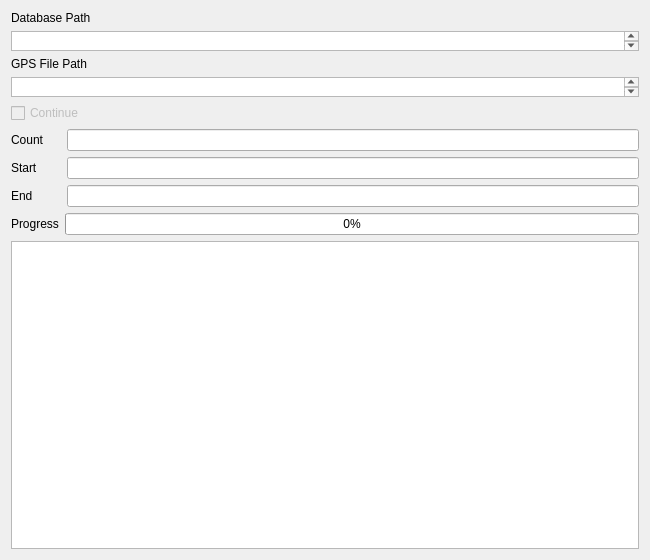
<?xml version="1.0" encoding="UTF-8"?>
<ui version="4.0">
 <class>GeoJSONStagingUploadWnd</class>
 <widget class="QWidget" name="GeoJSONStagingUploadWnd">
  <property name="geometry">
   <rect>
    <x>0</x>
    <y>0</y>
    <width>650</width>
    <height>560</height>
   </rect>
  </property>
  <property name="windowTitle">
   <string>Update GeoJSON</string>
  </property>
  <layout class="QVBoxLayout" name="verticalLayout_2">
   <item>
    <layout class="QVBoxLayout" name="verticalLayout_3">
     <property name="sizeConstraint">
      <enum>QLayout::SetDefaultConstraint</enum>
     </property>
     <item>
      <widget class="QLabel" name="label_2">
       <property name="text">
        <string>Database Path</string>
       </property>
      </widget>
     </item>
     <item>
      <widget class="QTextEdit" name="dbPathEdt">
       <property name="sizePolicy">
        <sizepolicy hsizetype="Expanding" vsizetype="Fixed">
         <horstretch>0</horstretch>
         <verstretch>0</verstretch>
        </sizepolicy>
       </property>
       <property name="maximumSize">
        <size>
         <width>16777215</width>
         <height>20</height>
        </size>
       </property>
       <property name="readOnly">
        <bool>true</bool>
       </property>
      </widget>
     </item>
    </layout>
   </item>
   <item>
    <layout class="QVBoxLayout" name="verticalLayout">
     <item>
      <widget class="QLabel" name="label">
       <property name="sizePolicy">
        <sizepolicy hsizetype="Preferred" vsizetype="Preferred">
         <horstretch>0</horstretch>
         <verstretch>0</verstretch>
        </sizepolicy>
       </property>
       <property name="text">
        <string>GPS File Path</string>
       </property>
      </widget>
     </item>
     <item>
      <widget class="QTextEdit" name="gpsPathEdt">
       <property name="sizePolicy">
        <sizepolicy hsizetype="Expanding" vsizetype="Fixed">
         <horstretch>0</horstretch>
         <verstretch>0</verstretch>
        </sizepolicy>
       </property>
       <property name="maximumSize">
        <size>
         <width>16777215</width>
         <height>20</height>
        </size>
       </property>
       <property name="readOnly">
        <bool>true</bool>
       </property>
      </widget>
     </item>
    </layout>
   </item>
   <item>
    <layout class="QHBoxLayout" name="horizontalLayout">
     <item>
      <widget class="QCheckBox" name="continueChkBox">
       <property name="enabled">
        <bool>false</bool>
       </property>
       <property name="text">
        <string>Continue</string>
       </property>
       <property name="checkable">
        <bool>true</bool>
       </property>
      </widget>
     </item>
    </layout>
   </item>
   <item>
    <layout class="QHBoxLayout" name="horizontalLayout_2">
     <item>
      <widget class="QLabel" name="label_3">
       <property name="sizePolicy">
        <sizepolicy hsizetype="Fixed" vsizetype="Preferred">
         <horstretch>0</horstretch>
         <verstretch>0</verstretch>
        </sizepolicy>
       </property>
       <property name="minimumSize">
        <size>
         <width>50</width>
         <height>0</height>
        </size>
       </property>
       <property name="maximumSize">
        <size>
         <width>50</width>
         <height>16777215</height>
        </size>
       </property>
       <property name="text">
        <string>Count</string>
       </property>
      </widget>
     </item>
     <item>
      <widget class="QLineEdit" name="countEdt">
       <property name="readOnly">
        <bool>true</bool>
       </property>
      </widget>
     </item>
    </layout>
   </item>
   <item>
    <layout class="QHBoxLayout" name="horizontalLayout_3">
     <item>
      <widget class="QLabel" name="label_4">
       <property name="sizePolicy">
        <sizepolicy hsizetype="Fixed" vsizetype="Preferred">
         <horstretch>0</horstretch>
         <verstretch>0</verstretch>
        </sizepolicy>
       </property>
       <property name="minimumSize">
        <size>
         <width>50</width>
         <height>0</height>
        </size>
       </property>
       <property name="maximumSize">
        <size>
         <width>50</width>
         <height>16777215</height>
        </size>
       </property>
       <property name="text">
        <string>Start</string>
       </property>
      </widget>
     </item>
     <item>
      <widget class="QLineEdit" name="startEdt">
       <property name="readOnly">
        <bool>true</bool>
       </property>
      </widget>
     </item>
    </layout>
   </item>
   <item>
    <layout class="QHBoxLayout" name="horizontalLayout_4">
     <item>
      <widget class="QLabel" name="label_5">
       <property name="sizePolicy">
        <sizepolicy hsizetype="Fixed" vsizetype="Preferred">
         <horstretch>0</horstretch>
         <verstretch>0</verstretch>
        </sizepolicy>
       </property>
       <property name="minimumSize">
        <size>
         <width>50</width>
         <height>0</height>
        </size>
       </property>
       <property name="maximumSize">
        <size>
         <width>50</width>
         <height>16777215</height>
        </size>
       </property>
       <property name="text">
        <string>End</string>
       </property>
      </widget>
     </item>
     <item>
      <widget class="QLineEdit" name="endEdt">
       <property name="readOnly">
        <bool>true</bool>
       </property>
      </widget>
     </item>
    </layout>
   </item>
   <item>
    <layout class="QHBoxLayout" name="horizontalLayout_5">
     <item>
      <widget class="QLabel" name="label_6">
       <property name="text">
        <string>Progress</string>
       </property>
      </widget>
     </item>
     <item>
      <widget class="QProgressBar" name="progressBar">
       <property name="value">
        <number>0</number>
       </property>
      </widget>
     </item>
    </layout>
   </item>
   <item>
    <widget class="QPlainTextEdit" name="logEdt"/>
   </item>
  </layout>
 </widget>
 <resources/>
 <connections/>
</ui>
